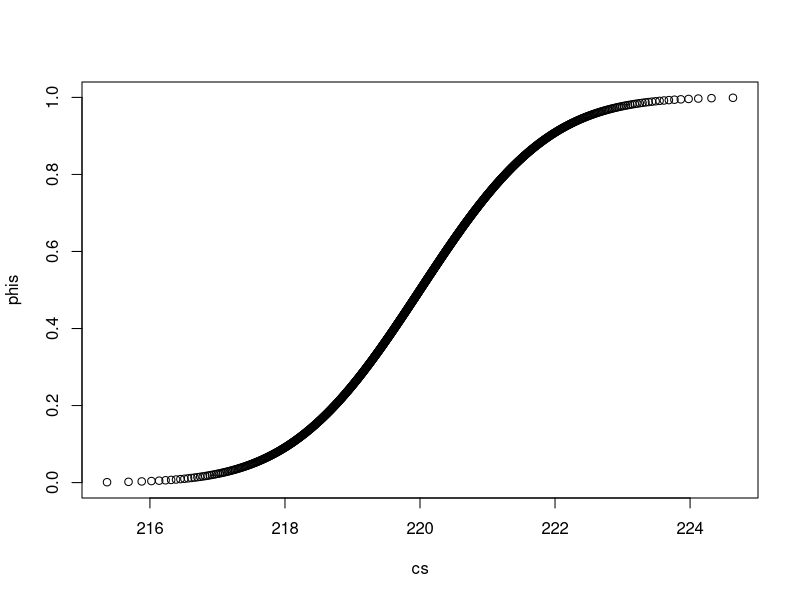

The R source for this figure:
# Problem 1
p0 <- 0.6
n <- 100
p1 <- 0.68
alpha <- 0.03
# test for normality
s <- sqrt((p1 * (1 - p1))/n)
p1 - 3 * s
p1 + 3 * s
# normality ok
z <- qnorm(1 - alpha, lower.tail = TRUE)
# reject H0 if p1 > c
z * s + p0

# Problem 2
samp <- c(179, 156, 167,183, 178, 165)
sigma <- 4.2
mu <- 170
alpha <- 0.2
# Reject H0 if Xbar > c
z <- qnorm(1 - alpha, lower.tail = TRUE)
c <- z * sigma + mu
Xbar <- mean(samp)
Xbar > c
1 - pnorm(z)

# Problem 4
n <- 10
Xbar <- 232
s <- 15
mu <- 220
alphas <- seq(0, 1, 0.001)
zs <- qnorm(1 - alphas)
se <- s/n
cs <- zs * se + mu
phis <- pnorm(zs)
plot(x = cs, y = phis)

# Problem 5
mu <- 14
sigma <- 0.08
n <- 20
Xbar <- 13.8
alpha <- 0.05
z <- qnorm(1 - alpha/2)
# reject H0 (mu0 = 14) if Xbar < mu - c OR Xbar > mu + c
se <- sigma/sqrt(n)
c <- mu + z * se
cneg <- mu - z * se
